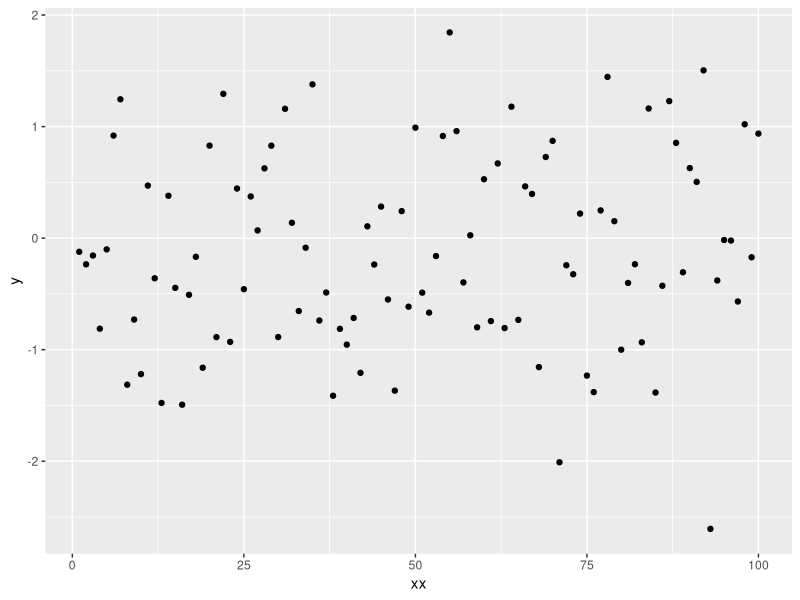
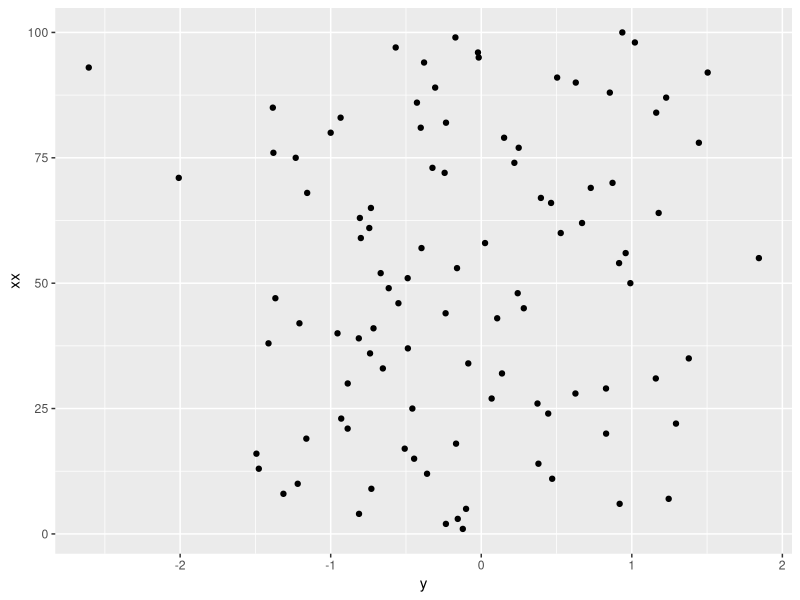

These figures' R source, in order: (Note: this script raises an error after producing the figures.)
## ---- chunk 1
library(ggplot2)
library(rmarkdown)
library(rstudioapi)

xx <- seq(1:100)
y <- rnorm(length(xx))

p <- ggplot() +
  geom_point(aes(xx,y))

xx <- seq(1:100)
y <- rnorm(length(xx))

p <- ggplot() +
  geom_point(aes(xx, y))

q <- ggplot() +
  geom_point(aes(y, xx))

ggplot_on_page <- function(..., output = "Rendered_Plots.pdf") {
  plots <- list(...)  
  n_plots <- length(plots)
  
  if(n_plots == 0) stop("No ggplot objects found")
  
  temp_rmd <- tempfile(fileext = ".Rmd")
  

  rmd_content <- c(
    "---",
    "title: 'Rendered Plots'",
    "output: pdf_document",
    "---",
    "",
    "```{r, echo=FALSE, message=FALSE}",
    "library(ggplot2)"
  )
  

  for (i in seq_along(plots)) {
    rmd_content <- c(rmd_content,
                     paste0("print(plots[[", i, "]])"))
  }
  
  rmd_content <- c(rmd_content, "```")
  
  writeLines(rmd_content, temp_rmd)
  

  rmarkdown::render(
    input = temp_rmd,
    output_file = basename(output),
    output_dir  = getwd(),
    quiet = TRUE,
    envir = list(plots = plots)
  )
  
  pdf_path <- file.path(getwd(), basename(output))
  message("Rendered to: ", normalizePath(pdf_path))
  utils::browseURL(pdf_path)
}

ggplot_on_page(p)
ggplot_on_page(p, q)
ggplot_on_page()
